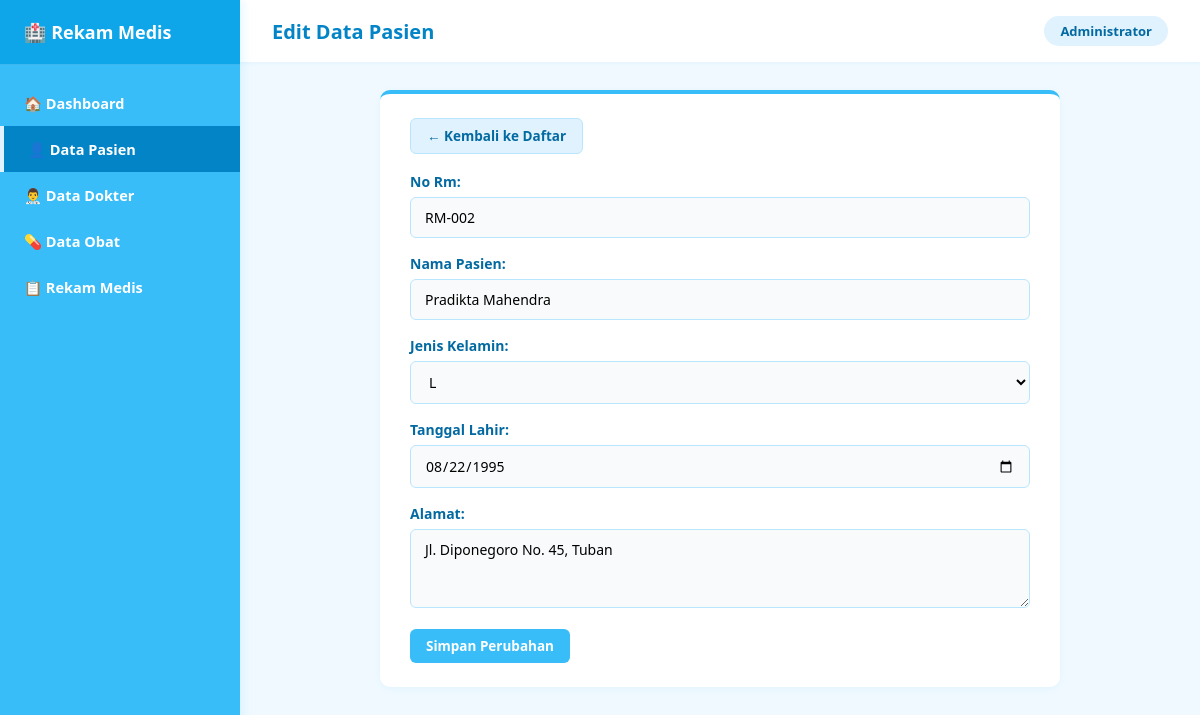
Screenshot of /pasien/edit.php?id=2 with the database file from the repository.
### tables this page shows
CREATE TABLE `pasien` (
  `id_pasien` int(11) NOT NULL,
  `no_rm` varchar(20) NOT NULL,
  `nama_pasien` varchar(100) NOT NULL,
  `jenis_kelamin` enum('L','P') NOT NULL,
  `tanggal_lahir` date NOT NULL,
  `alamat` text NOT NULL
);

### pasien/edit.php (the view, shortened to what this page needs)
<?php
$id   = (int) $_GET['id'];
$data = mysqli_fetch_assoc(mysqli_query($koneksi, "SELECT * FROM pasien WHERE id_pasien = '$id'"));
$jk_options = ['L', 'P'];
$col_info = mysqli_fetch_assoc(mysqli_query($koneksi, "SHOW COLUMNS FROM pasien LIKE 'jenis_kelamin'"));
if ($col_info) {
    if (preg_match("/^enum\((.*)\)$/i", $col_info['Type'], $matches)) {
        $jk_options = array_map(function($val) {
            return trim($val, "' ");
        }, explode(',', $matches[1]));
    } elseif (preg_match("/\((1)\)/", $col_info['Type'])) {
        $jk_options = ['L', 'P'];
    } else {
        $jk_options = ['Laki-laki', 'Perempuan'];
    }
}
?>
<!DOCTYPE html>
<html lang="id">
<head>
    <link rel="stylesheet" href="../style.css">
</head>
<body>
    <aside class="sidebar">
        <a href="../index.php" class="sidebar-brand">🏥 Rekam Medis</a>
        <ul class="sidebar-menu">
            <li><a href="../index.php">🏠 Dashboard</a></li>
            <li><a href="index.php" class="active">👤 Data Pasien</a></li>
            <li><a href="../dokter/index.php">👨‍⚕️ Data Dokter</a></li>
            <li><a href="../obat/index.php">💊 Data Obat</a></li>
            <li><a href="../rekam_medis/index.php">📋 Rekam Medis</a></li>
        </ul>
    </aside>
    <div class="main-wrapper">
        <header class="topbar">
            <h1>Edit Data Pasien</h1>
            <span class="badge-admin">Administrator</span>
        </header>
        <main class="content">
            <div class="panel form-panel">
                <a href="index.php" class="btn btn-back">← Kembali ke Daftar</a>
                <form method="POST">
                    <?php foreach ($data as $kolom => $nilai): ?>
                        <?php if ($kolom === 'id_pasien') continue; ?>
                        <div class="form-group">
                            <label><?= ucwords(str_replace('_', ' ', $kolom)); ?>:</label>
                            <?php if ($kolom === 'jenis_kelamin'): ?>
                                <select name="jenis_kelamin" required>
                                    <?php foreach ($jk_options as $opt): ?>
                                        <option value="<?= htmlspecialchars($opt); ?>" <?= (strcasecmp($nilai, $opt) == 0) ? 'selected' : ''; ?>>
                                            <?= htmlspecialchars($opt); ?>
                                        </option>
                                    <?php endforeach; ?>
                                </select>
                            <?php elseif (strpos($kolom, 'tgl') !== false || strpos($kolom, 'tanggal') !== false): ?>
                                <input type="date" name="<?= $kolom; ?>" value="<?= htmlspecialchars($nilai); ?>" required>
                            <?php elseif ($kolom === 'alamat'): ?>
                                <textarea name="alamat" rows="3" required><?= htmlspecialchars($nilai); ?></textarea>
                            <?php else: ?>
                                <input type="text" name="<?= $kolom; ?>" value="<?= htmlspecialchars($nilai); ?>" required>
                            <?php endif; ?>
                        </div>
                    <?php endforeach; ?>
                    <button type="submit" name="update" class="btn btn-primary">Simpan Perubahan</button>
                </form>
            </div>
        </main>
    </div>
</body>
</html>

### style.css (style rules this page uses)
* { box-sizing: border-box; margin: 0; padding: 0; font-family: 'Segoe UI', Tahoma, Geneva, Verdana, sans-serif; }
body { background-color: #f0f9ff; color: #0f172a; display: flex; min-height: 100vh; }
.sidebar { width: 240px; background-color: #38bdf8; color: #ffffff; display: flex; flex-direction: column; position: fixed; top: 0; bottom: 0; left: 0; z-index: 100; box-shadow: 2px 0 10px rgba(56, 189, 248, 0.15); }
.sidebar-brand { padding: 20px 24px; font-size: 18px; font-weight: 700; background-color: #0ea5e9; display: flex; align-items: center; gap: 10px; color: #ffffff; text-decoration: none; border-bottom: 1px solid rgba(255, 255, 255, 0.2); }
.sidebar-menu { list-style: none; padding: 15px 0; }
.sidebar-menu li a { display: flex; align-items: center; gap: 12px; padding: 13px 24px; color: #ffffff; text-decoration: none; font-size: 14.5px; font-weight: 600; transition: all 0.2s; }
.sidebar-menu li a:hover, .sidebar-menu li a.active { background-color: #0284c7; color: #ffffff; border-left: 4px solid #e0f2fe; }
.main-wrapper { margin-left: 240px; flex: 1; display: flex; flex-direction: column; width: calc(100% - 240px); }
.topbar { background-color: #ffffff; padding: 16px 32px; display: flex; justify-content: space-between; align-items: center; box-shadow: 0 1px 4px rgba(14, 165, 233, 0.08); }
.topbar h1 { font-size: 20px; color: #0284c7; font-weight: 700; }
.badge-admin { background-color: #e0f2fe; color: #0369a1; padding: 6px 16px; border-radius: 20px; font-size: 13px; font-weight: 600; }
.content { padding: 28px 32px; }
.panel { background: #ffffff; border-radius: 10px; padding: 24px 30px; margin-bottom: 24px; box-shadow: 0 2px 8px rgba(14, 165, 233, 0.06); border-top: 4px solid #38bdf8; }
.panel:has(form), .form-panel { max-width: 680px; margin: 0 auto 24px auto; }
.btn { display: inline-block; padding: 8px 16px; border-radius: 6px; font-size: 13.5px; font-weight: 600; text-decoration: none; border: none; cursor: pointer; transition: 0.2s; }
.btn-primary { background-color: #38bdf8; color: #ffffff; }
.btn-back { background-color: #e0f2fe; color: #0369a1; margin-bottom: 18px; border: 1px solid #bae6fd; }
.form-group { margin-bottom: 16px; }
.form-group label { display: block; font-weight: 600; font-size: 14px; color: #0369a1; margin-bottom: 6px; }
.form-group input, .form-group select { width: 100%; padding: 10px 14px; border: 1px solid #bae6fd; border-radius: 6px; font-size: 14px; background-color: #f8fafc; }
.form-group textarea { width: 100%; padding: 10px 14px; border: 1px solid #bae6fd; border-radius: 6px; font-size: 14px; background-color: #f8fafc; resize: vertical; min-height: 75px; }

### rows the page displays
pasien: no_rm "RM-002", nama_pasien "Pradikta Mahendra", jenis_kelamin "L", tanggal_lahir "08/22/1995", alamat "Jl. Diponegoro No. 45, Tuban"

### other values shown
str_replace('_', ' ', $kolom) "No Rm"
str_replace('_', ' ', $kolom) "Nama Pasien"
str_replace('_', ' ', $kolom) "Jenis Kelamin"
str_replace('_', ' ', $kolom) "Tanggal Lahir"
str_replace('_', ' ', $kolom) "Alamat"
